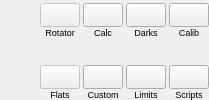
           <widget class="QWidget" name="toolsLayout" native="true">
            <layout class="QGridLayout" name="gridLayout" rowstretch="0,0,0,0,0">
             <property name="leftMargin">
              <number>0</number>
             </property>
             <property name="topMargin">
              <number>3</number>
             </property>
             <property name="rightMargin">
              <number>0</number>
             </property>
             <property name="bottomMargin">
              <number>0</number>
             </property>
             <property name="horizontalSpacing">
              <number>3</number>
             </property>
             <property name="verticalSpacing">
              <number>0</number>
             </property>
             <item row="1" column="5">
              <widget class="QLabel" name="darksLibraryLabel">
               <property name="font">
                <font>
                 <pointsize>7</pointsize>
                </font>
               </property>
               <property name="text">
                <string>Darks</string>
               </property>
               <property name="alignment">
                <set>Qt::AlignCenter</set>
               </property>
              </widget>
             </item>
             <item row="1" column="3">
              <widget class="QLabel" name="rotatorLabel">
               <property name="font">
                <font>
                 <pointsize>7</pointsize>
                </font>
               </property>
               <property name="text">
                <string>Rotator</string>
               </property>
               <property name="alignment">
                <set>Qt::AlignCenter</set>
               </property>
              </widget>
             </item>
             <item row="2" column="4">
              <spacer name="verticalSpacer_2">
               <property name="orientation">
                <enum>Qt::Vertical</enum>
               </property>
               <property name="sizeHint" stdset="0">
                <size>
                 <width>20</width>
                 <height>6</height>
                </size>
               </property>
              </spacer>
             </item>
             <item row="0" column="3">
              <widget class="QPushButton" name="rotatorB">
               <property name="enabled">
                <bool>false</bool>
               </property>
               <property name="sizePolicy">
                <sizepolicy hsizetype="Preferred" vsizetype="Preferred">
                 <horstretch>0</horstretch>
                 <verstretch>0</verstretch>
                </sizepolicy>
               </property>
               <property name="minimumSize">
                <size>
                 <width>24</width>
                 <height>24</height>
                </size>
               </property>
               <property name="maximumSize">
                <size>
                 <width>48</width>
                 <height>28</height>
                </size>
               </property>
               <property name="toolTip">
                <string>Rotator Control</string>
               </property>
               <property name="text">
                <string />
               </property>
               <property name="icon">
                <iconset theme="rotation-allowed" />
               </property>
               <property name="iconSize">
                <size>
                 <width>28</width>
                 <height>28</height>
                </size>
               </property>
              </widget>
             </item>
             <item row="1" column="4">
              <widget class="QLabel" name="exposureCalculationLabel">
               <property name="font">
                <font>
                 <pointsize>7</pointsize>
                </font>
               </property>
               <property name="text">
                <string>Calc</string>
               </property>
               <property name="alignment">
                <set>Qt::AlignCenter</set>
               </property>
              </widget>
             </item>
             <item row="0" column="5">
              <widget class="QPushButton" name="darkLibraryB">
               <property name="sizePolicy">
                <sizepolicy hsizetype="Preferred" vsizetype="Preferred">
                 <horstretch>0</horstretch>
                 <verstretch>0</verstretch>
                </sizepolicy>
               </property>
               <property name="maximumSize">
                <size>
                 <width>48</width>
                 <height>28</height>
                </size>
               </property>
               <property name="toolTip">
                <string>Create and manage Dark Library</string>
               </property>
               <property name="text">
                <string />
               </property>
               <property name="icon">
                <iconset theme="lighttable" />
               </property>
               <property name="iconSize">
                <size>
                 <width>28</width>
                 <height>28</height>
                </size>
               </property>
              </widget>
             </item>
             <item row="0" column="4">
              <widget class="QPushButton" name="exposureCalcB">
               <property name="sizePolicy">
                <sizepolicy hsizetype="Preferred" vsizetype="Preferred">
                 <horstretch>0</horstretch>
                 <verstretch>0</verstretch>
                </sizepolicy>
               </property>
               <property name="minimumSize">
                <size>
                 <width>24</width>
                 <height>24</height>
                </size>
               </property>
               <property name="maximumSize">
                <size>
                 <width>48</width>
                 <height>28</height>
                </size>
               </property>
               <property name="toolTip">
                <string>&lt;html&gt;&lt;head/&gt;&lt;body&gt;&lt;p&gt;Exposure calculator&lt;/p&gt;&lt;/body&gt;&lt;/html&gt;</string>
               </property>
               <property name="text">
                <string />
               </property>
               <property name="icon">
                <iconset theme="clock" />
               </property>
               <property name="iconSize">
                <size>
                 <width>28</width>
                 <height>28</height>
                </size>
               </property>
              </widget>
             </item>
             <item row="0" column="6">
              <widget class="QPushButton" name="calibrationB">
               <property name="enabled">
                <bool>true</bool>
               </property>
               <property name="sizePolicy">
                <sizepolicy hsizetype="Preferred" vsizetype="Preferred">
                 <horstretch>0</horstretch>
                 <verstretch>0</verstretch>
                </sizepolicy>
               </property>
               <property name="minimumSize">
                <size>
                 <width>24</width>
                 <height>24</height>
                </size>
               </property>
               <property name="maximumSize">
                <size>
                 <width>48</width>
                 <height>28</height>
                </size>
               </property>
               <property name="toolTip">
                <string>Dark &amp; Flat frames automatic calibration options</string>
               </property>
               <property name="text">
                <string />
               </property>
               <property name="icon">
                <iconset theme="lighttable" />
               </property>
               <property name="iconSize">
                <size>
                 <width>28</width>
                 <height>28</height>
                </size>
               </property>
              </widget>
             </item>
             <item row="1" column="6">
              <widget class="QLabel" name="calibrationLabel">
               <property name="font">
                <font>
                 <pointsize>7</pointsize>
                </font>
               </property>
               <property name="text">
                <string>Calib</string>
               </property>
               <property name="alignment">
                <set>Qt::AlignCenter</set>
               </property>
              </widget>
             </item>
             <item row="3" column="3">
              <widget class="QPushButton" name="generateDarkFlatsB">
               <property name="enabled">
                <bool>false</bool>
               </property>
               <property name="sizePolicy">
                <sizepolicy hsizetype="Preferred" vsizetype="Preferred">
                 <horstretch>0</horstretch>
                 <verstretch>0</verstretch>
                </sizepolicy>
               </property>
               <property name="minimumSize">
                <size>
                 <width>24</width>
                 <height>24</height>
                </size>
               </property>
               <property name="maximumSize">
                <size>
                 <width>48</width>
                 <height>28</height>
                </size>
               </property>
               <property name="toolTip">
                <string>&lt;html&gt;&lt;head/&gt;&lt;body&gt;&lt;p&gt;Generate Dark Flats after adding Flat frames to the sequence queue.&lt;/p&gt;&lt;/body&gt;&lt;/html&gt;</string>
               </property>
               <property name="text">
                <string />
               </property>
               <property name="icon">
                <iconset theme="tools-wizard" />
               </property>
               <property name="iconSize">
                <size>
                 <width>28</width>
                 <height>28</height>
                </size>
               </property>
              </widget>
             </item>
             <item row="4" column="3">
              <widget class="QLabel" name="darksFlatsLabel">
               <property name="font">
                <font>
                 <pointsize>7</pointsize>
                </font>
               </property>
               <property name="text">
                <string>Flats</string>
               </property>
               <property name="alignment">
                <set>Qt::AlignCenter</set>
               </property>
              </widget>
             </item>
             <item row="3" column="4">
              <widget class="QPushButton" name="customValuesB">
               <property name="sizePolicy">
                <sizepolicy hsizetype="Preferred" vsizetype="Preferred">
                 <horstretch>0</horstretch>
                 <verstretch>0</verstretch>
                </sizepolicy>
               </property>
               <property name="minimumSize">
                <size>
                 <width>24</width>
                 <height>24</height>
                </size>
               </property>
               <property name="maximumSize">
                <size>
                 <width>48</width>
                 <height>28</height>
                </size>
               </property>
               <property name="toolTip">
                <string>Manage INDI sequence properties</string>
               </property>
               <property name="text">
                <string />
               </property>
               <property name="icon">
                <iconset theme="document-properties" />
               </property>
               <property name="iconSize">
                <size>
                 <width>28</width>
                 <height>28</height>
                </size>
               </property>
              </widget>
             </item>
             <item row="4" column="4">
              <widget class="QLabel" name="customValuesLabel">
               <property name="font">
                <font>
                 <pointsize>7</pointsize>
                </font>
               </property>
               <property name="text">
                <string>Custom</string>
               </property>
               <property name="alignment">
                <set>Qt::AlignCenter</set>
               </property>
              </widget>
             </item>
             <item row="3" column="5">
              <widget class="QPushButton" name="limitsB">
               <property name="maximumSize">
                <size>
                 <width>48</width>
                 <height>28</height>
                </size>
               </property>
               <property name="toolTip">
                <string>Configure Guide &amp; Focus limits</string>
               </property>
               <property name="text">
                <string />
               </property>
               <property name="icon">
                <iconset theme="firewall-applet-panic" />
               </property>
               <property name="iconSize">
                <size>
                 <width>28</width>
                 <height>28</height>
                </size>
               </property>
              </widget>
             </item>
             <item row="4" column="5">
              <widget class="QLabel" name="limitsLabel">
               <property name="font">
                <font>
                 <pointsize>7</pointsize>
                </font>
               </property>
               <property name="text">
                <string>Limits</string>
               </property>
               <property name="alignment">
                <set>Qt::AlignCenter</set>
               </property>
              </widget>
             </item>
             <item row="3" column="6">
              <widget class="QPushButton" name="scriptManagerB">
               <property name="sizePolicy">
                <sizepolicy hsizetype="Minimum" vsizetype="Preferred">
                 <horstretch>0</horstretch>
                 <verstretch>0</verstretch>
                </sizepolicy>
               </property>
               <property name="maximumSize">
                <size>
                 <width>48</width>
                 <height>28</height>
                </size>
               </property>
               <property name="toolTip">
                <string>Manage sequence scripts</string>
               </property>
               <property name="text">
                <string />
               </property>
               <property name="icon">
                <iconset theme="dialog-scripts" />
               </property>
               <property name="iconSize">
                <size>
                 <width>28</width>
                 <height>28</height>
                </size>
               </property>
              </widget>
             </item>
             <item row="4" column="6">
              <widget class="QLabel" name="scriptsLabel">
               <property name="font">
                <font>
                 <pointsize>7</pointsize>
                </font>
               </property>
               <property name="text">
                <string>Scripts</string>
               </property>
               <property name="alignment">
                <set>Qt::AlignCenter</set>
               </property>
              </widget>
             </item>
             <item row="0" column="0">
              <spacer name="horizontalSpacer_7">
               <property name="orientation">
                <enum>Qt::Horizontal</enum>
               </property>
               <property name="sizeHint" stdset="0">
                <size>
                 <width>40</width>
                 <height>20</height>
                </size>
               </property>
              </spacer>
             </item>
            </layout>
           </widget>
